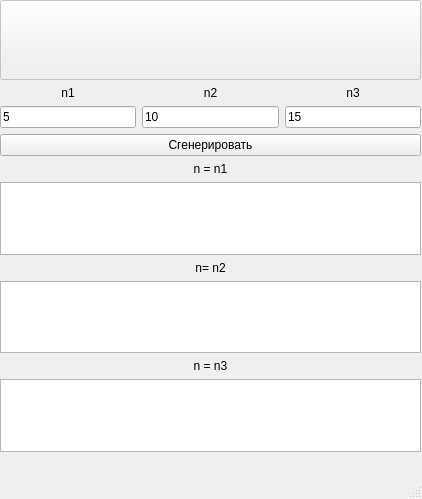
<?xml version="1.0" encoding="UTF-8"?>
<ui version="4.0">
 <class>Window</class>
 <widget class="QMainWindow" name="Window">
  <property name="geometry">
   <rect>
    <x>0</x>
    <y>0</y>
    <width>422</width>
    <height>499</height>
   </rect>
  </property>
  <property name="minimumSize">
   <size>
    <width>422</width>
    <height>0</height>
   </size>
  </property>
  <property name="maximumSize">
   <size>
    <width>422</width>
    <height>800</height>
   </size>
  </property>
  <property name="windowTitle">
   <string>Генерация массивов</string>
  </property>
  <widget class="QWidget" name="centralwidget">
   <widget class="QWidget" name="verticalLayoutWidget">
    <property name="geometry">
     <rect>
      <x>0</x>
      <y>0</y>
      <width>421</width>
      <height>452</height>
     </rect>
    </property>
    <layout class="QVBoxLayout" name="verticalLayout">
     <item>
      <widget class="QPushButton" name="pushButton_2">
       <property name="enabled">
        <bool>false</bool>
       </property>
       <property name="minimumSize">
        <size>
         <width>0</width>
         <height>80</height>
        </size>
       </property>
       <property name="styleSheet">
        <string notr="true">background-image: url(f.png)</string>
       </property>
       <property name="text">
        <string/>
       </property>
      </widget>
     </item>
     <item>
      <layout class="QVBoxLayout" name="verticalLayout_5">
       <item>
        <layout class="QHBoxLayout" name="horizontalLayout_2">
         <item>
          <widget class="QLabel" name="label_3">
           <property name="text">
            <string>n1</string>
           </property>
           <property name="alignment">
            <set>Qt::AlignCenter</set>
           </property>
          </widget>
         </item>
         <item>
          <widget class="QLabel" name="label_2">
           <property name="styleSheet">
            <string notr="true"/>
           </property>
           <property name="text">
            <string>n2</string>
           </property>
           <property name="alignment">
            <set>Qt::AlignCenter</set>
           </property>
          </widget>
         </item>
         <item>
          <widget class="QLabel" name="label">
           <property name="text">
            <string>n3</string>
           </property>
           <property name="alignment">
            <set>Qt::AlignCenter</set>
           </property>
          </widget>
         </item>
        </layout>
       </item>
       <item>
        <layout class="QHBoxLayout" name="horizontalLayout_3">
         <item>
          <widget class="QLineEdit" name="lineEdit_3">
           <property name="text">
            <string>5</string>
           </property>
          </widget>
         </item>
         <item>
          <widget class="QLineEdit" name="lineEdit_2">
           <property name="text">
            <string>10</string>
           </property>
          </widget>
         </item>
         <item>
          <widget class="QLineEdit" name="lineEdit">
           <property name="text">
            <string>15</string>
           </property>
          </widget>
         </item>
        </layout>
       </item>
      </layout>
     </item>
     <item>
      <layout class="QVBoxLayout" name="verticalLayout_4">
       <item>
        <widget class="QPushButton" name="pushButton">
         <property name="text">
          <string>Сгенерировать</string>
         </property>
        </widget>
       </item>
       <item>
        <widget class="QLabel" name="label_4">
         <property name="text">
          <string>n = n1</string>
         </property>
         <property name="alignment">
          <set>Qt::AlignCenter</set>
         </property>
        </widget>
       </item>
       <item>
        <widget class="QTextEdit" name="textEdit"/>
       </item>
       <item>
        <widget class="QLabel" name="label_5">
         <property name="text">
          <string>n= n2</string>
         </property>
         <property name="alignment">
          <set>Qt::AlignCenter</set>
         </property>
        </widget>
       </item>
       <item>
        <widget class="QTextEdit" name="textEdit_2"/>
       </item>
       <item>
        <widget class="QLabel" name="label_6">
         <property name="text">
          <string>n = n3</string>
         </property>
         <property name="alignment">
          <set>Qt::AlignCenter</set>
         </property>
        </widget>
       </item>
       <item>
        <widget class="QTextEdit" name="textEdit_3"/>
       </item>
      </layout>
     </item>
    </layout>
   </widget>
  </widget>
  <widget class="QMenuBar" name="menubar">
   <property name="geometry">
    <rect>
     <x>0</x>
     <y>0</y>
     <width>422</width>
     <height>21</height>
    </rect>
   </property>
  </widget>
  <widget class="QStatusBar" name="statusbar"/>
 </widget>
 <resources/>
 <connections/>
</ui>
